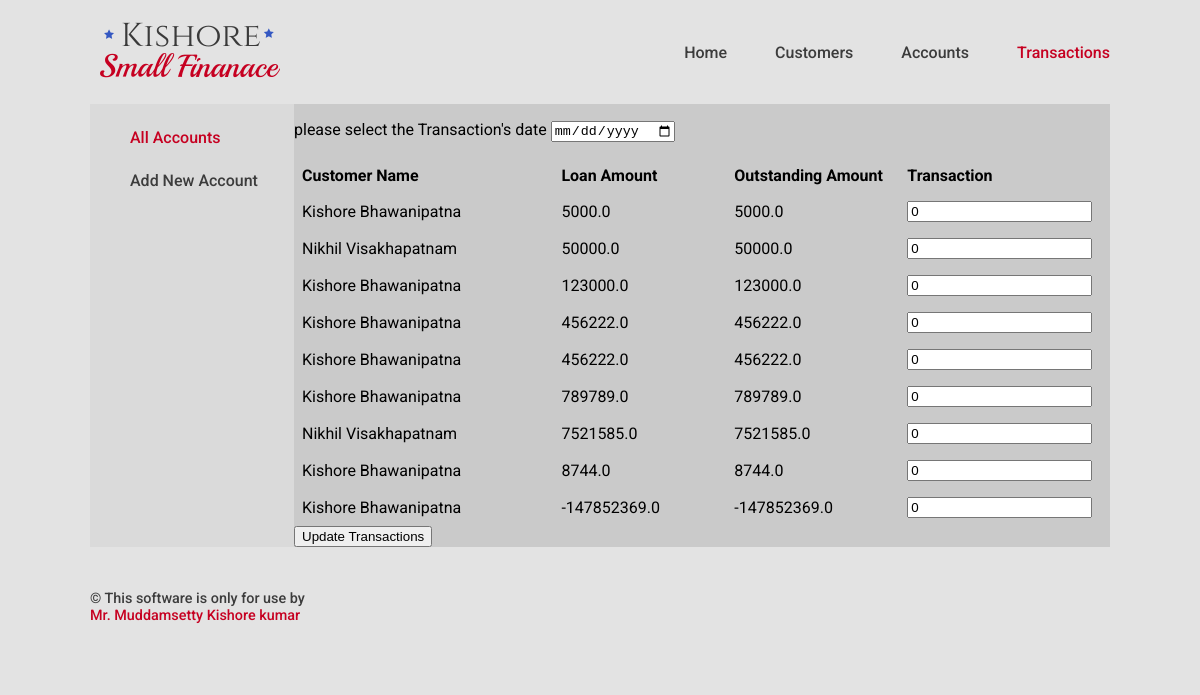
The app's page /transaction/, older data.
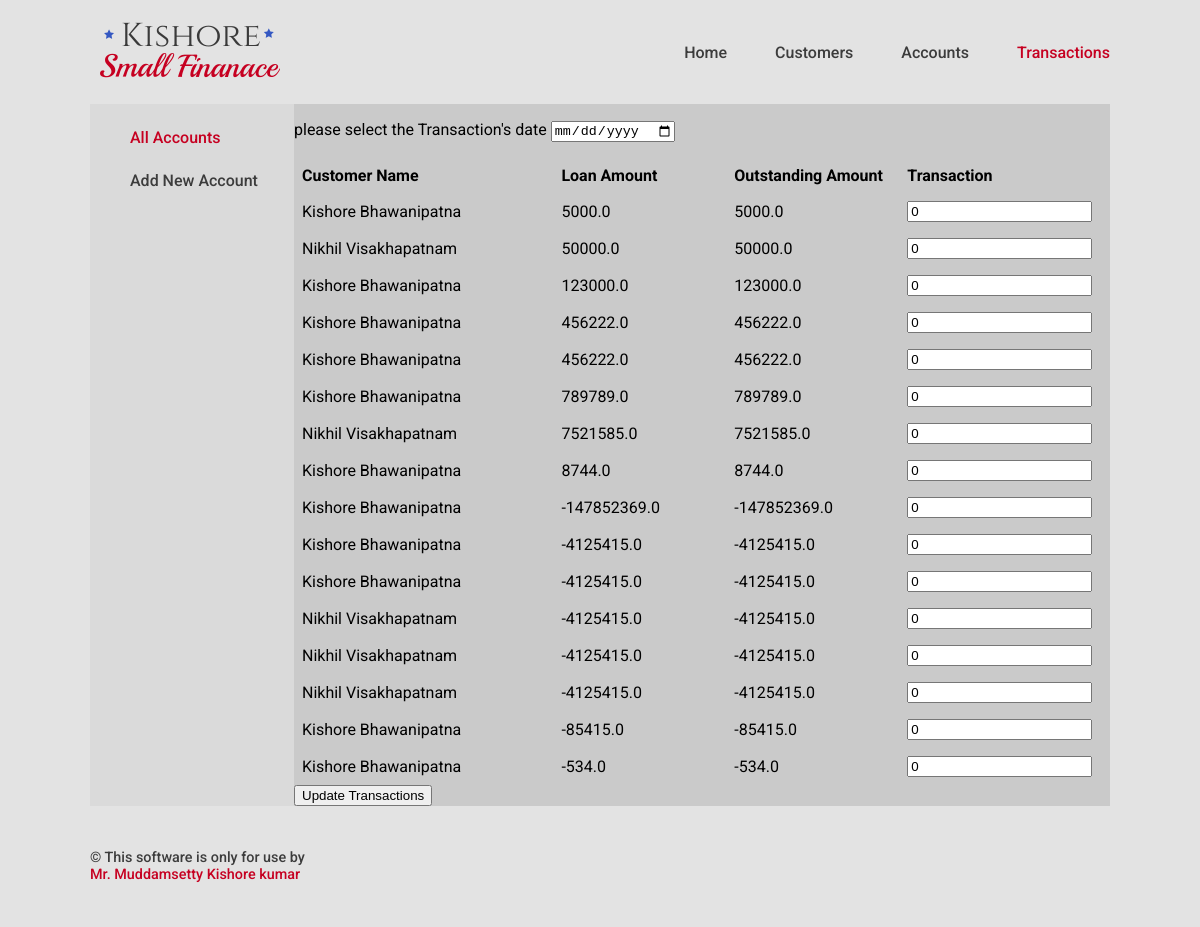
The same page, newer data.
### Accounts/models.py (models this page shows, shortened)
class Account(models.Model):
    ACTIVE = 'A'
    INACTIVE = 'I'
    ACTIVENESS_CHOICE = [
    (ACTIVE, 'Active'),
    (INACTIVE, 'Inactive'),
    ]
    loan_account_number = models.BigAutoField(primary_key=True)
    customer = models.ForeignKey(Customer,on_delete=models.PROTECT,db_index=True)
    loan_amount = models.FloatField(default=0)
    outstanding_amount = models.FloatField(null=True,blank=True,default=0)
    open_date = models.DateField(db_index=True)
    close_date = models.DateField(blank=True,null=True)
    current_Status = models.CharField(max_length=1,choices=ACTIVENESS_CHOICE,default=ACTIVE,db_index=True)

### Customers/models.py (models this page shows, shortened)
class Customer(models.Model):
    customer_id = models.AutoField(primary_key=True)
    customer_name = models.CharField(max_length=35,db_index=True)
    customer_phone_number = models.IntegerField(blank=True,null=True)
    customer_address_line_1 = models.CharField(max_length=40,blank=True, null=True)
    customer_address_line_2 = models.CharField(max_length=40,blank=True, null=True)
    customer_address_city = models.CharField(max_length=40,blank=True, null=True)
    def __str__(self):
        return '%s %s ' % (self.customer_name, self.customer_address_city)

### Transactions/views.py (the view)
# urls.py: path('',TransactionMainListView.as_view(), name='transaction_home'),
class TransactionMainListView(ListView):
    model = Account
    template_name = 'Transactions/transaction_account_list.html'
    fields = ['customer','loan_amount','outstanding_amount','open_date','current_Status','close_date']

### Template/Transactions/transaction_account_list.html (shortened to what this page needs)
<!DOCTYPE html>
{% extends "base.html" %}
{% block nav-Transactions %}
current-link
{% endblock %}
{% block main %}
<div class="main-column">
  <div class="col sub-navigation">
    <ul class="sub-navigation-ul">
      <li class="sub-navigation-li"><a class="sub-nav-link current-link" href="/account/">All Accounts</a></li>
      <li class="sub-navigation-li"><a class="sub-nav-link " href="/account/create/">Add New Account</a></li>
    </ul>
  </div>
  <div class="col main-data">
    <form class="" action="/transaction/transact/submit/" method="post">
      <p>please select the Transaction's date <input type="date" name="date"> </p>
      <table class="customers-data">
        <thead>
          <th style="width:30%">Customer Name</th>
          <th style="width:20%">Loan Amount</th>
          <th style="width:20%">Outstanding Amount</th>
          <th style="width:20%">Transaction</th>
        </thead>
        <tbody>
        {% for account in account_list %}
          <tr>
            <td>{{account.customer}}</td>
            <td>{{account.loan_amount}}</td>
            <td>{{account.outstanding_amount}}</td>
            <td><input type="number" name="{{account.loan_account_number}}" value="0" ></td>
          </tr>
        {% empty %}
            <p>no customer yet.</p>
        {% endfor %}
        </tbody>
      </table>
      <button type="submit" >Update Transactions</button>
    </form>
  </div>
</div>
{% endblock %}

Row changes from the older to the newer data that the page shows:
added Account: customer "Kishore Bhawanipatna", loan_amount "-4125415.0", outstanding_amount "-4125415.0"
added Account: customer "Kishore Bhawanipatna", loan_amount "-4125415.0", outstanding_amount "-4125415.0"
added Account: customer "Nikhil Visakhapatnam", loan_amount "-4125415.0", outstanding_amount "-4125415.0"
added Account: customer "Nikhil Visakhapatnam", loan_amount "-4125415.0", outstanding_amount "-4125415.0"
added Account: customer "Nikhil Visakhapatnam", loan_amount "-4125415.0", outstanding_amount "-4125415.0"
added Account: customer "Kishore Bhawanipatna", loan_amount "-85415.0", outstanding_amount "-85415.0"
added Account: customer "Kishore Bhawanipatna", loan_amount "-534.0", outstanding_amount "-534.0"
